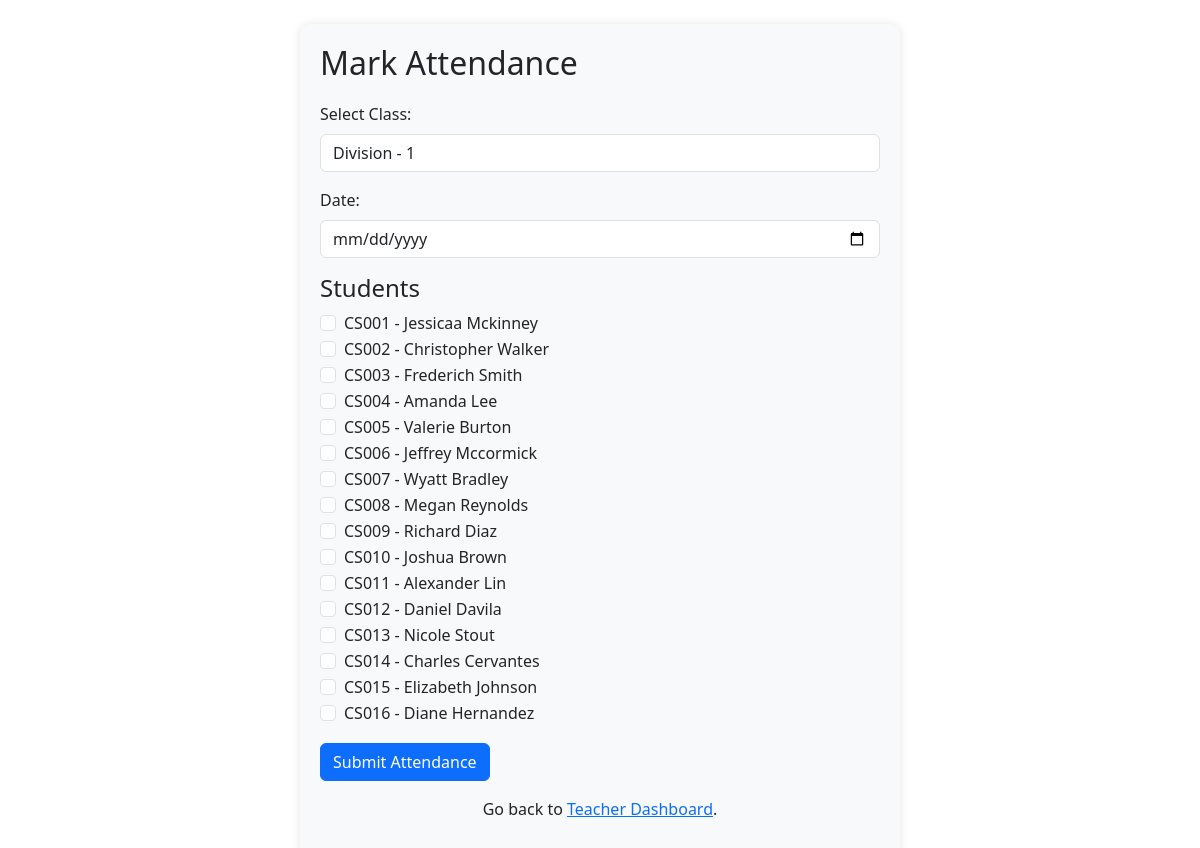
/mark_attendance?class_id=1 (signed in), run on an earlier commit of the app's database.
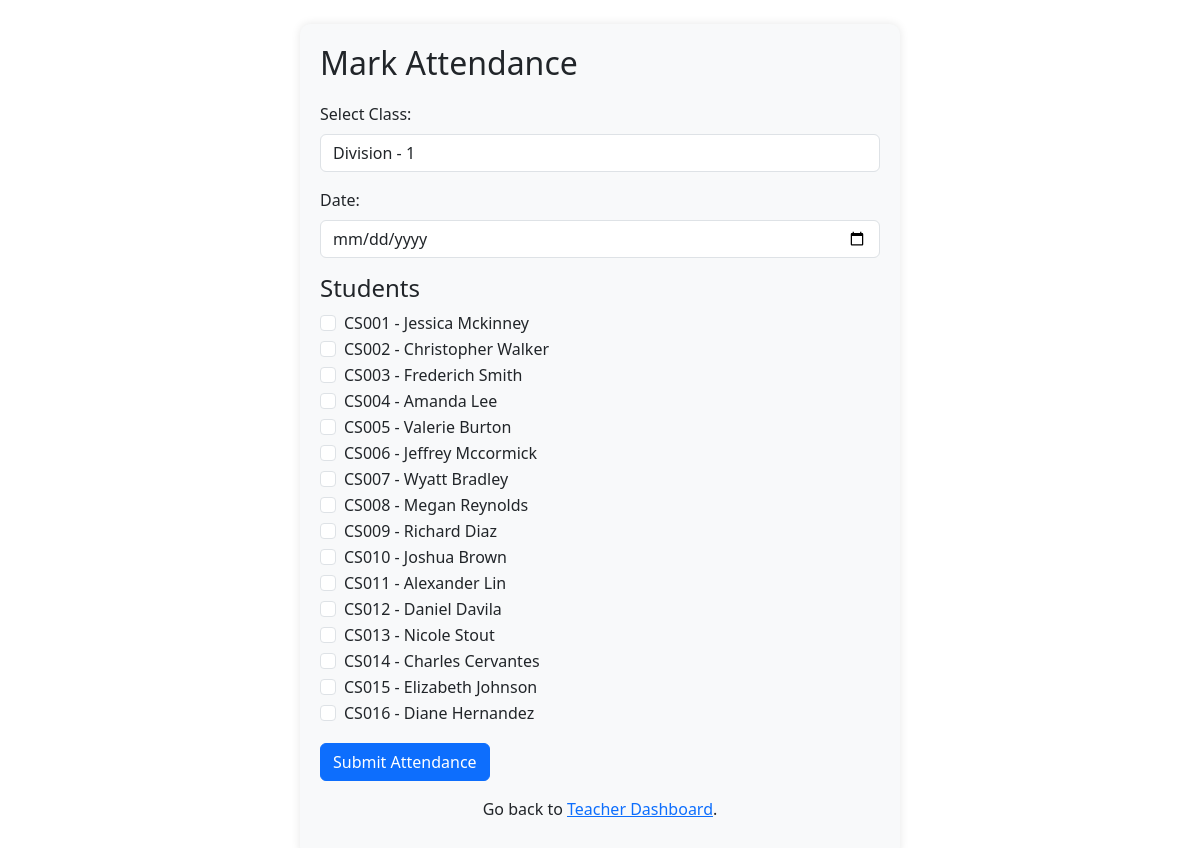
And on a later commit of the database.
### tables this page shows
CREATE TABLE Student (
                    id INTEGER PRIMARY KEY AUTOINCREMENT,
                    name TEXT NOT NULL,
                    email TEXT UNIQUE NOT NULL,
                    password TEXT NOT NULL,
                    roll_number TEXT UNIQUE NOT NULL,
                    class_id INTEGER,
                    user_id INTEGER,
                    FOREIGN KEY (class_id) REFERENCES Class(id)
                    FOREIGN KEY (user_id) REFERENCES users(id)
                   );

### app.py (the view, shortened to what this page needs)
@app.route('/mark_attendance', methods=['GET', 'POST'])
@teacher_required
def mark_attendance():
    conn = sqlite3.connect(DB_PATH)
    cursor = conn.cursor()
    teacher_id = session['user_id']
    cursor.execute('''SELECT Class.id, Class.name
    FROM Class
    JOIN TeacherClassSubject ON Class.id = TeacherClassSubject.class_id
    WHERE TeacherClassSubject.teacher_id = ?
    ''', (teacher_id,))
    print(teacher_id)
    classes = cursor.fetchall()
    print(classes)
    selected_class_id = request.args.get('class_id')
    selected_date = request.args.get('date')
    students = []
    if selected_class_id:
        cursor.execute("SELECT id, name, roll_number FROM Student WHERE class_id = ?", (selected_class_id,))
        students = cursor.fetchall()
    conn.close()
    return render_template('mark_attendance.html', classes=classes, students=students, selected_class_id=selected_class_id, selected_date=selected_date,teacher_id = teacher_id)

### app.py (called while the page is built)
@login_manager.user_loader
def load_user(user_id):
    conn = sqlite3.connect(DB_PATH)
    cursor = conn.cursor()
    cursor.execute("SELECT id, email, role FROM users WHERE id = ?", (user_id,))
    user = cursor.fetchone()
    conn.close()
    if user:
        return User(id=user[0], email=user[1], role=user[2])
    return None

def teacher_required(f):
    @wraps(f)
    def decorated_function(*args, **kwargs):
        if 'user_id' not in session or session.get('role') != 'teacher':
            return "Access Denied: Teachers Only", 403
        return f(*args, **kwargs)
    return decorated_function

### templates/mark_attendance.html (shortened to what this page needs)
</html><!DOCTYPE html>
<html lang="en">
<head>
    <link rel="stylesheet" href="https://cdn.jsdelivr.net/npm/bootstrap@5.3.0/dist/css/bootstrap.min.css">
</head>
<body class="container mt-4">
    <div class="form-container">
        <h2 class="form-header">Mark Attendance</h2>
        <form action="{{ url_for('mark_attendance') }}" method="POST">
            <div class="mb-3">
                <label for="class_id" class="form-label">Select Class:</label>
                <select id="class_id" name="class_id" class="form-control" required onchange="loadStudents()">
                    {% for class in classes %}
                        <option value="{{ class[0] }}" {% if selected_class_id and selected_class_id|int == class[0] %}selected{% endif %}>{{ class[1] }}</option>
                    {% endfor %}
                </select>
            </div>
            <div class="mb-3">
                <label for="date" class="form-label">Date:</label>
                <input type="date" id="date" name="date" class="form-control" value="{{ selected_date }}" required>
            </div>
            {% if students %}
                <h4>Students</h4>
                {% for student in students %}
                    <div class="form-check">
                        <input class="form-check-input" type="checkbox" name="{{ student[0] }}" value="Present">
                        <label class="form-check-label">{{ student[2] }} - {{ student[1] }}</label>
                    </div>
                {% endfor %}
            {% endif %}
            <button type="submit" class="btn btn-primary mt-3">Submit Attendance</button>
            <br>
            <div>
                <p class="text-center mt-3">Go back to <a href="{{ url_for('teacher_dashboard',teacher_id = teacher_id) }}">Teacher Dashboard</a>.</p>
            </div>
        </form>
    </div>
</body>
</html>

What changed in the data, as far as the page shows it:
changed Student "CS001": name "Jessicaa Mckinney" → "Jessica Mckinney"
